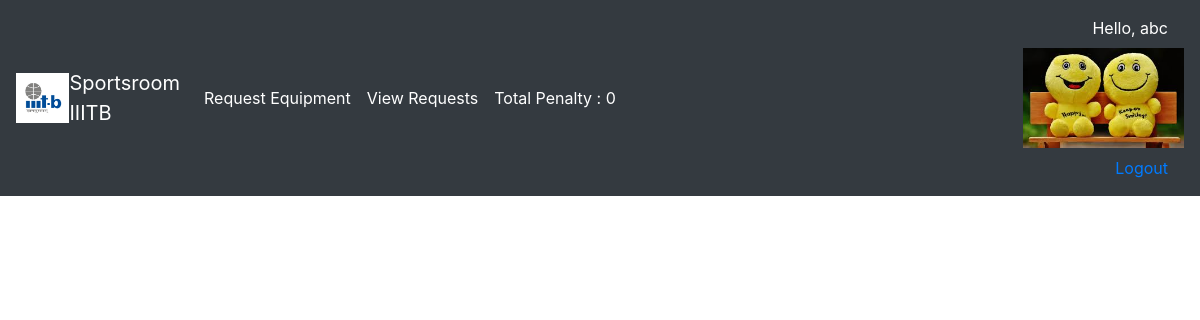
/sportsEquipment/home/ (signed in), run on the app's committed database.
### login/models.py (models this page shows, shortened)
class UserProfileInfo(models.Model):
    user        =   models.OneToOneField(User,on_delete = models.CASCADE)
    totalPenalty=   models.IntegerField(default=0)
    profile_pic =   models.ImageField(upload_to="profile_pics",blank=True)

### sportsEquipment/views.py (the view)
# urls.py: path('home/',views.home,name='home'),
@login_required
def home(request):
    if request.user.is_superuser:
        totalPenalty = 0
    else:
        userProfile = UserProfileInfo.objects.get(user=request.user)
        totalPenalty = userProfile.totalPenalty
    return render(request,'home.html',{'userProfile': userProfile})

### templates/home.html (shortened to what this page needs)
{% extends 'MasterLayout/baseLayout.html' %}

### templates/MasterLayout/baseLayout.html (shortened to what this page needs)
<html>
    <head>
    </head>
    {% load static %}
    <link rel="stylesheet" href="{% static '/css/style.css'%}">
    <link rel="stylesheet" href="{% static '/css/bootstrap.min.css'%}">
    <body>
        <nav class="navbar navbar-expand navbar-dark bg-dark">
          <img src="/media/profile_pics/IIIT-B_logo copy.jpg" style="max-height:50px" />
          <a class="navbar-brand" href="{% url 'sportsEquipment:home' %}">Sportsroom<br>IIITB</a>
          <div class="collapse navbar-collapse" id="navbarsExample02">
            {% if user.is_superuser %}
              <ul class="navbar-nav mr-auto">
              <li class="nav-item active">
                <a class="nav-link" href="{% url 'sportsEquipment:pendingRequest' %}">Pending Request <span class="sr-only">(current)</span></a>
              </li>
              <li class="nav-item active">
                <a class="nav-link" href="{% url 'sportsEquipment:approvedRequest' %}">Processed Request <span class="sr-only">(current)</span></a>
              </li>
              <li class="nav-item active">
                <a class="nav-link" href="{% url 'sportsEquipment:addEquip' %}">Add Equipment <span class="sr-only">(current)</span></a>
              </li>
              <li class="nav-item active">
                <a class="nav-link" href="{% url 'sportsEquipment:viewEquipList' %}">View Equipment <span class="sr-only">(current)</span></a>
              </li>
              <li class="nav-item active">
                <a class="nav-link" href="{% url 'sportsEquipment:penalty' %}">Check Penalty <span class="sr-only">(current)</span></a>
              </li>
            </ul>
            {% else %}
              <ul class="navbar-nav mr-auto">
              <li class="nav-item active">
                <a class="nav-link" href="{% url 'sportsEquipment:eqpRequest' %}">Request Equipment <span class="sr-only">(current)</span></a>
              </li>
              <li class="nav-item active">
                <a class="nav-link" href="{% url 'sportsEquipment:viewRequest' %}">View Requests <span class="sr-only">(current)</span></a>
              </li>
              <li class="nav-item active">
                <a class="nav-link" href="">Total Penalty : {{ userProfile.totalPenalty }} <span class="sr-only">(current)</span></a>
              </li>
            </ul>
            {% endif %}
              <div align="right">
                    <li class="nav-link ">
                        <font color="white">Hello, {{ user.username }}</font>
                    </li>
                  <img src="/media/{{ userProfile.profile_pic }}" style="max-height:100px" alt="{{ user }}"/>
                  {% if user.is_authenticated %}
                  <a class="nav-link" href="{% url 'login:logout' %}">Logout</a>
                    {% else %}
                  <a class="nav-link" href="{% url 'login:user_login' %}">Login</a>
                    {% endif %}
              </div>
          </div>
        </nav>
    </body>
</html>

### data on the page
UserProfileInfo: totalPenalty "0", profile_pic (picture)

### other printed values
{{ user.username }} "abc"
